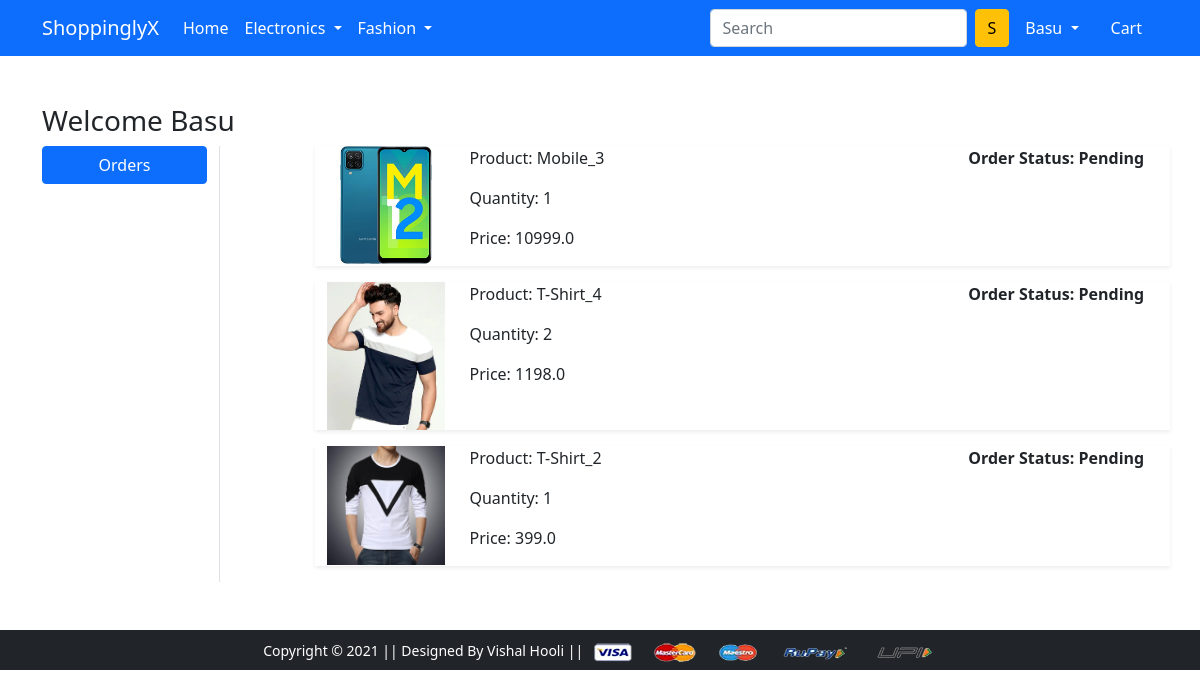
/orders/ (signed in), run on an earlier commit of the app's database.
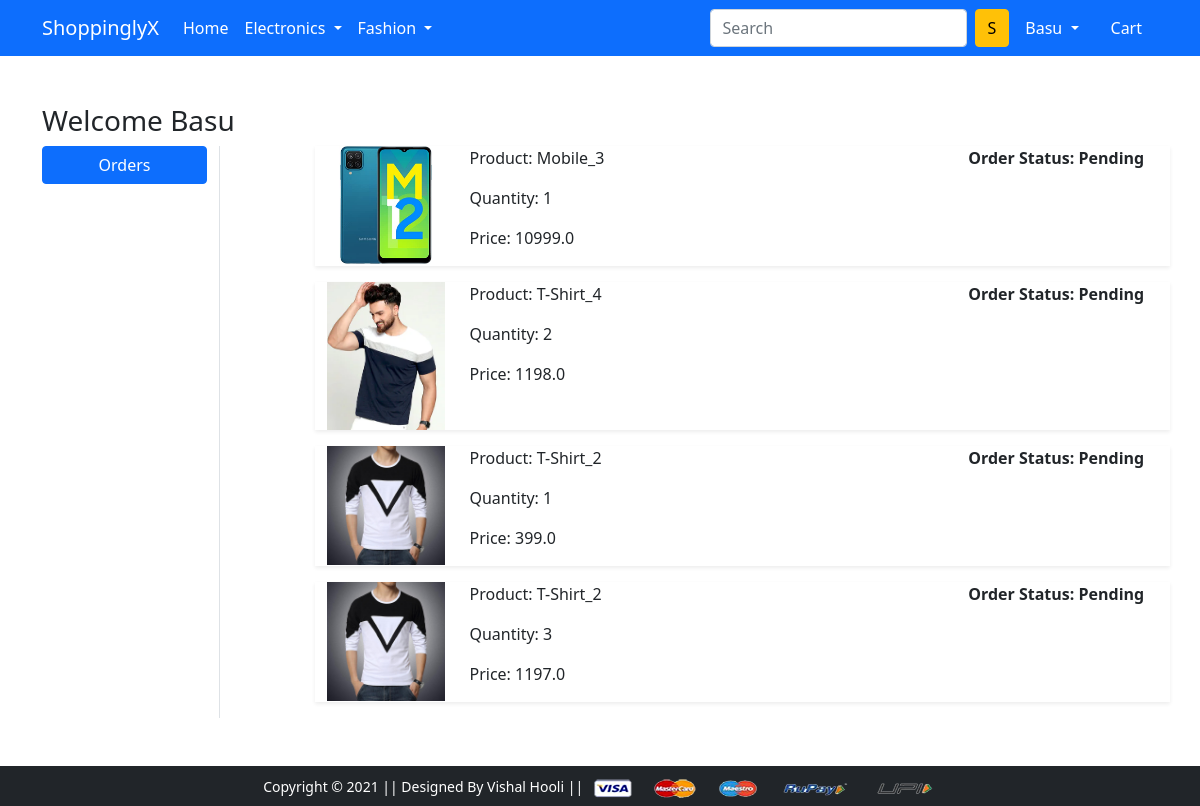
And on a later commit of the database.
### app/models.py (models this page shows, shortened)
class OrderPlaced(models.Model):
    user = models.ForeignKey(User, on_delete=models.CASCADE)
    customer = models.ForeignKey(Customer, on_delete=models.CASCADE)
    product = models.ForeignKey(Product, on_delete=models.CASCADE)
    quantity = models.PositiveIntegerField(default=1)
    ordered_date = models.DateTimeField(auto_now_add=True)
    status = models.CharField(max_length=50, choices=STATUS_CHOICES, default='Pending')
    @property
    def total_cost(self):
        return self.quantity * self.product.discounted_price

class Product(models.Model):
    title = models.CharField(max_length=100)
    selling_price = models.FloatField()
    discounted_price = models.FloatField()
    description = models.TextField()
    brand = models.CharField(max_length=100)
    category = models.CharField(choices=CATEGORY_CHOICES, max_length=2)
    product_image = models.ImageField(upload_to='product_img')

### app/views.py (the view)
# urls.py: path('orders/', views.orders, name='orders'),
@login_required
def orders(request):
    op = OrderPlaced.objects.filter(user=request.user)
    return render(request, 'app/orders.html', {'order_placed':op})

### app/templates/app/orders.html (shortened to what this page needs)
{% extends 'app/base.html' %}
{% load static %}
{% block main-content %}
<div class="container my-5">
 <div class="row">
 <h3>Welcome <span class="text-capitalize">{{request.user}}</span></h3>
  <div class="col-sm-2 border-end">
   <ul class="list-unstyled">
    <li class="d-grid"><a href="{% url 'orders' %}" class="btn btn-primary">Orders</a></li>
   </ul>
  </div>
  <div class="col-sm-9 offset-sm-1">
  {% for op in order_placed %}
   <div class="row shadow-sm mb-3">
    <div class="col-sm-2"><img src="{{op.product.product_image.url}}" alt="" srcset="" class="img-fluid" height="150" width="150"></div>
    <div class="col-sm-7">
        <p>Product: {{op.product.title}}</p>
        <p>Quantity: {{op.quantity}}</p>
        <p>Price: {{op.total_cost}}</p>
    </div>
    <div class="col-sm-3 fw-bold">
        <p>Order Status: {{op.status}}</p>
    </div>
   </div>
   {% endfor %}
  </div>
 </div>
</div>
{% endblock main-content %}

What changed in the data, as far as the page shows it:
added OrderPlaced: product.product_image (picture), product "T-Shirt_2", quantity "3", total_cost "1197.0", status "Pending"
